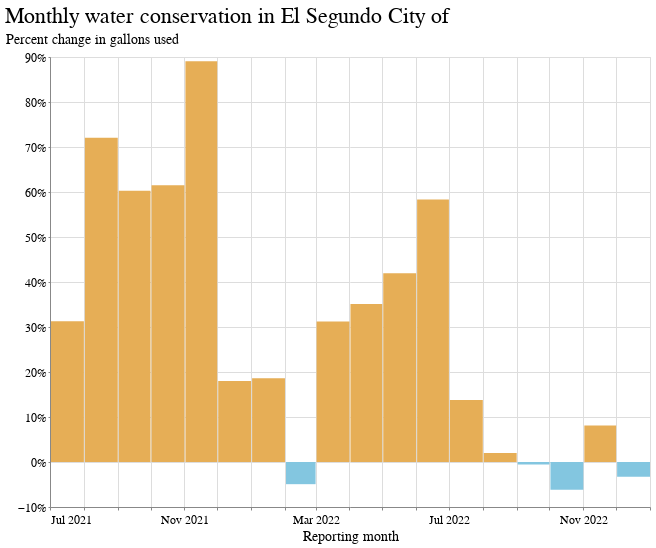

The code cell stored with this chart in its notebook:
### Code cell
chart_data = complete_data[complete_data.supplier_name.str.contains("El Segundo")]
name = chart_data.iloc[0]["supplier_name"]

alt.Chart(
    chart_data
).mark_bar().encode(
    x=alt.X('yearmonth(reporting_month):T', axis=alt.Axis(title="Reporting month")),
    y=alt.Y("gallons_pct_change:Q", axis=alt.Axis(format="%", title="Percent change in gallons used")),
    color=alt.condition(
        alt.datum.gallons_pct_change > 0,
        alt.value("#e6ae56"),  # The positive color
        alt.value("#83c6e0")  # The negative color
    ),
    tooltip=["reporting_month","gallons_pct_change"]
).properties(title=f"Monthly water conservation in {name}", width=600)

### Figure 1 — Vega-Lite specification as saved in the notebook (floating-point values rounded to 4 significant figures)
{"config": {"view": {"width": 800, "height": 450}, "background": "#ffffff", "title": {"anchor": "start", "font": "BentonGothic-Bold, sans", "fontColor": "#000000", "fontSize": 22, "fontWeight": "normal"}, "arc": {"fill": "#82c6df"}, "area": {"fill": "#82c6df"}, "line": {"stroke": "#82c6df", "strokeWidth": 3}, "path": {"stroke": "#82c6df"}, "rect": {"fill": "#82c6df"}, "shape": {"stroke": "#82c6df"}, "bar": {"fill": "#82c6df"}, "point": {"stroke": "#82c6df"}, "symbol": {"fill": "#82c6df", "size": 30}, "axis": {"titleFont": "BentonGothic-Bold, sans", "titleFontSize": 14, "titleFontWeight": "normal", "labelFont": "BentonGothic, sans", "labelFontSize": 12, "labelFontWeight": "normal"}, "axisX": {"labelAngle": 0, "labelPadding": 4, "tickSize": 3}, "axisY": {"labelBaseline": "middle", "maxExtent": 45, "minExtent": 45, "tickSize": 2, "titleAlign": "left", "titleAngle": 0, "titleX": -45, "titleY": -11}, "legend": {"titleFont": "BentonGothic-Bold, sans", "titleFontSize": 14, "titleFontWeight": "normal", "symbolType": "square", "labelFont": "BentonGothic, sans", "labelFontSize": 13}, "range": {"category": ["#3580b1", "#ec8431", "#ab7fb4", "#c89d29", "#adc839", "#829eb1"], "diverging": ["#e68a4f", "#f4bb6a", "#f9e39c", "#dadfe2", "#a6b7c6", "#849eae"], "heatmap": ["#fbf2c7", "#f9e39c", "#f8d36e", "#f4bb6a", "#e68a4f", "#d15a40", "#ab4232"], "ordinal": ["#fbf2c7", "#f9e39c", "#f8d36e", "#f4bb6a", "#e68a4f", "#d15a40", "#ab4232"], "ramp": ["#fbf2c7", "#f9e39c", "#f8d36e", "#f4bb6a", "#e68a4f", "#d15a40", "#ab4232"]}}, "data": {"name": "data-9ace682b70d495015410fe898ff82c28"}, "mark": "bar", "encoding": {"color": {"condition": {"value": "#e6ae56", "test": "(datum.gallons_pct_change > 0)"}, "value": "#83c6e0"}, "tooltip": [{"field": "reporting_month", "type": "temporal"}, {"field": "gallons_pct_change", "type": "quantitative"}], "x": {"axis": {"title": "Reporting month"}, "field": "reporting_month", "timeUnit": "yearmonth", "type": "temporal"}, "y": {"axis": {"format": "%", "title": "Percent change in gallons used"}, "field": "gallons_pct_change", "type": "quantitative"}}, "title": "Monthly water conservation in El Segundo City of", "width": 600, "$schema": "https://vega.github.io/schema/vega-lite/v4.17.0.json", "datasets": {"data-9ace682b70d495015410fe898ff82c28": [{"supplier_name": "El Segundo City of", "reporting_month": "2022-12-15T00:00:00", "public_water_system_id": "CA1910040", "county": "Los Angeles", "hydrologic_region": "South Coast", "climate_zone": 6, "total_population_served": 16654, "total_gallons_current": 138200000.0, "calculated_r_gpcd": 40.15, "total_gallons_baseline": 142900000.0, "gallons_pct_change": -0.03289, "state": "Statewide"}, {"supplier_name": "El Segundo City of", "reporting_month": "2022-11-15T00:00:00", "public_water_system_id": "CA1910040", "county": "Los Angeles", "hydrologic_region": "South Coast", "climate_zone": 6, "total_population_served": 17272, "total_gallons_current": 143600000.0, "calculated_r_gpcd": 41.57, "total_gallons_baseline": 132900000.0, "gallons_pct_change": 0.08095, "state": "Statewide"}, {"supplier_name": "El Segundo City of", "reporting_month": "2022-10-15T00:00:00", "public_water_system_id": "CA1910040", "county": "Los Angeles", "hydrologic_region": "South Coast", "climate_zone": 6, "total_population_served": 17272, "total_gallons_current": 158400000.0, "calculated_r_gpcd": 44.38, "total_gallons_baseline": 168800000.0, "gallons_pct_change": -0.06145, "state": "Statewide"}, {"supplier_name": "El Segundo City of", "reporting_month": "2022-09-15T00:00:00", "public_water_system_id": "CA1910040", "county": "Los Angeles", "hydrologic_region": "South Coast", "climate_zone": 6, "total_population_served": 17272, "total_gallons_current": 171000000.0, "calculated_r_gpcd": 49.5, "total_gallons_baseline": 171900000.0, "gallons_pct_change": -0.005327, "state": "Statewide"}, {"supplier_name": "El Segundo City of", "reporting_month": "2022-08-15T00:00:00", "public_water_system_id": "CA1910040", "county": "Los Angeles", "hydrologic_region": "South Coast", "climate_zone": 6, "total_population_served": 17272, "total_gallons_current": 193400000.0, "calculated_r_gpcd": 54.19, "total_gallons_baseline": 189600000.0, "gallons_pct_change": 0.02019, "state": "Statewide"}, {"supplier_name": "El Segundo City of", "reporting_month": "2022-07-15T00:00:00", "public_water_system_id": "CA1910040", "county": "Los Angeles", "hydrologic_region": "South Coast", "climate_zone": 6, "total_population_served": 16654, "total_gallons_current": 150900000.0, "calculated_r_gpcd": 43.84, "total_gallons_baseline": 132600000.0, "gallons_pct_change": 0.1376, "state": "Statewide"}, {"supplier_name": "El Segundo City of", "reporting_month": "2022-06-15T00:00:00", "public_water_system_id": "CA1910040", "county": "Los Angeles", "hydrologic_region": "South Coast", "climate_zone": 6, "total_population_served": 16654, "total_gallons_current": 212400000.0, "calculated_r_gpcd": 63.77, "total_gallons_baseline": 134100000.0, "gallons_pct_change": 0.5835, "state": "Statewide"}, {"supplier_name": "El Segundo City of", "reporting_month": "2022-05-15T00:00:00", "public_water_system_id": "CA1910040", "county": "Los Angeles", "hydrologic_region": "South Coast", "climate_zone": 6, "total_population_served": 16654, "total_gallons_current": 186900000.0, "calculated_r_gpcd": 54.3, "total_gallons_baseline": 131700000.0, "gallons_pct_change": 0.4195, "state": "Statewide"}, {"supplier_name": "El Segundo City of", "reporting_month": "2022-04-15T00:00:00", "public_water_system_id": "CA1910040", "county": "Los Angeles", "hydrologic_region": "South Coast", "climate_zone": 6, "total_population_served": 16654, "total_gallons_current": 189500000.0, "calculated_r_gpcd": 73.59, "total_gallons_baseline": 140300000.0, "gallons_pct_change": 0.3508, "state": "Statewide"}, {"supplier_name": "El Segundo City of", "reporting_month": "2022-03-15T00:00:00", "public_water_system_id": "CA1910040", "county": "Los Angeles", "hydrologic_region": "South Coast", "climate_zone": 6, "total_population_served": 16654, "total_gallons_current": 197700000.0, "calculated_r_gpcd": 67.02, "total_gallons_baseline": 150700000.0, "gallons_pct_change": 0.312, "state": "Statewide"}, {"supplier_name": "El Segundo City of", "reporting_month": "2022-02-15T00:00:00", "public_water_system_id": "CA1910040", "county": "Los Angeles", "hydrologic_region": "South Coast", "climate_zone": 6, "total_population_served": 16654, "total_gallons_current": 147200000.0, "calculated_r_gpcd": 71.96, "total_gallons_baseline": 154800000.0, "gallons_pct_change": -0.04929, "state": "Statewide"}, {"supplier_name": "El Segundo City of", "reporting_month": "2022-01-15T00:00:00", "public_water_system_id": "CA1910040", "county": "Los Angeles", "hydrologic_region": "South Coast", "climate_zone": 6, "total_population_served": 16654, "total_gallons_current": 156000000.0, "calculated_r_gpcd": 63.44, "total_gallons_baseline": 131500000.0, "gallons_pct_change": 0.1861, "state": "Statewide"}, {"supplier_name": "El Segundo City of", "reporting_month": "2021-12-15T00:00:00", "public_water_system_id": "CA1910040", "county": "Los Angeles", "hydrologic_region": "South Coast", "climate_zone": 6, "total_population_served": 16654, "total_gallons_current": 168600000.0, "calculated_r_gpcd": 71.85, "total_gallons_baseline": 142900000.0, "gallons_pct_change": 0.18, "state": "Statewide"}, {"supplier_name": "El Segundo City of", "reporting_month": "2021-11-15T00:00:00", "public_water_system_id": "CA1910040", "county": "Los Angeles", "hydrologic_region": "South Coast", "climate_zone": 6, "total_population_served": 16654, "total_gallons_current": 251200000.0, "calculated_r_gpcd": 75.42, "total_gallons_baseline": 132900000.0, "gallons_pct_change": 0.8908, "state": "Statewide"}, {"supplier_name": "El Segundo City of", "reporting_month": "2021-10-15T00:00:00", "public_water_system_id": "CA1910040", "county": "Los Angeles", "hydrologic_region": "South Coast", "climate_zone": 6, "total_population_served": 16654, "total_gallons_current": 272600000.0, "calculated_r_gpcd": 79.2, "total_gallons_baseline": 168800000.0, "gallons_pct_change": 0.6149, "state": "Statewide"}, {"supplier_name": "El Segundo City of", "reporting_month": "2021-09-15T00:00:00", "public_water_system_id": "CA1910040", "county": "Los Angeles", "hydrologic_region": "South Coast", "climate_zone": 6, "total_population_served": 16654, "total_gallons_current": 275500000.0, "calculated_r_gpcd": 82.72, "total_gallons_baseline": 171900000.0, "gallons_pct_change": 0.6027, "state": "Statewide"}, {"supplier_name": "El Segundo City of", "reporting_month": "2021-08-15T00:00:00", "public_water_system_id": "CA1910040", "county": "Los Angeles", "hydrologic_region": "South Coast", "climate_zone": 6, "total_population_served": 16654, "total_gallons_current": 326200000.0, "calculated_r_gpcd": 88.46, "total_gallons_baseline": 189600000.0, "gallons_pct_change": 0.7204, "state": "Statewide"}, {"supplier_name": "El Segundo City of", "reporting_month": "2021-07-15T00:00:00", "public_water_system_id": "CA1910040", "county": "Los Angeles", "hydrologic_region": "South Coast", "climate_zone": 6, "total_population_served": 16654, "total_gallons_current": 174200000.0, "calculated_r_gpcd": 84.34, "total_gallons_baseline": 132600000.0, "gallons_pct_change": 0.313, "state": "Statewide"}]}}
